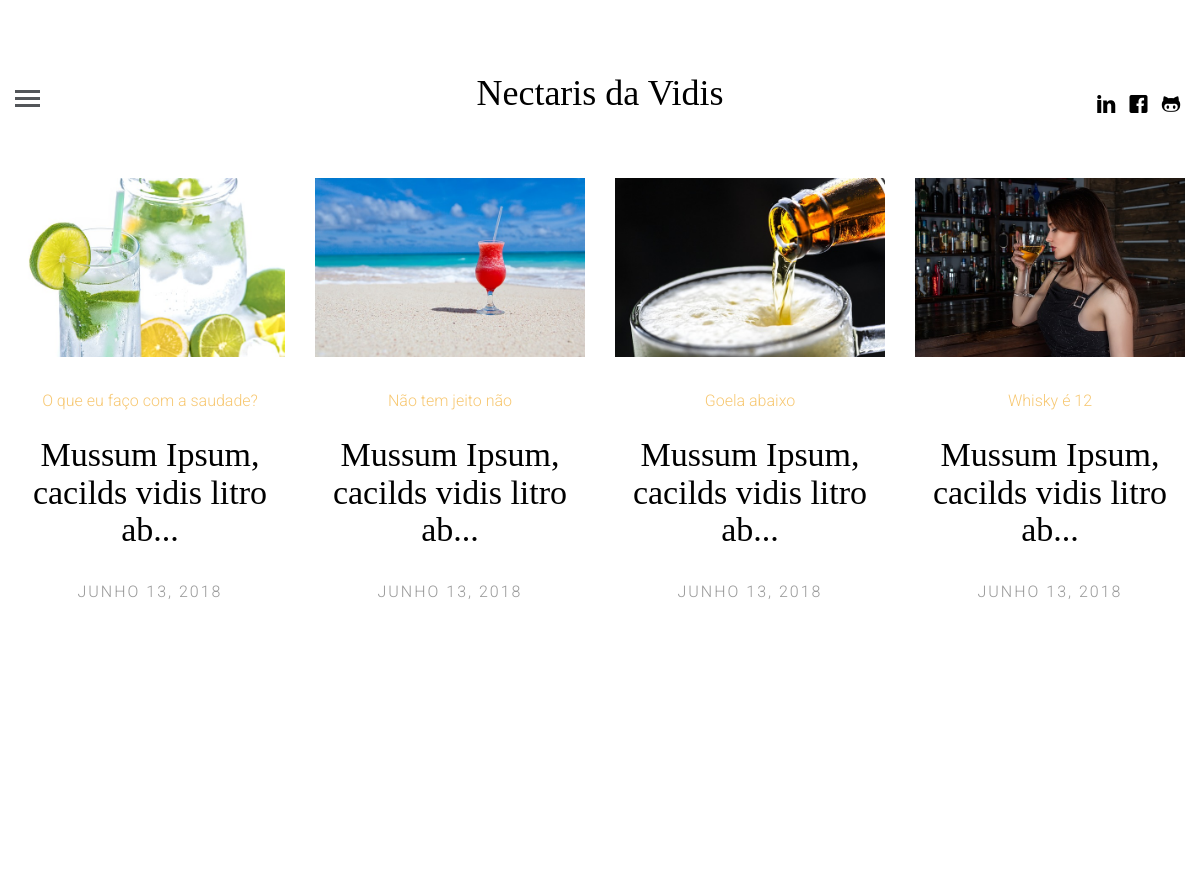
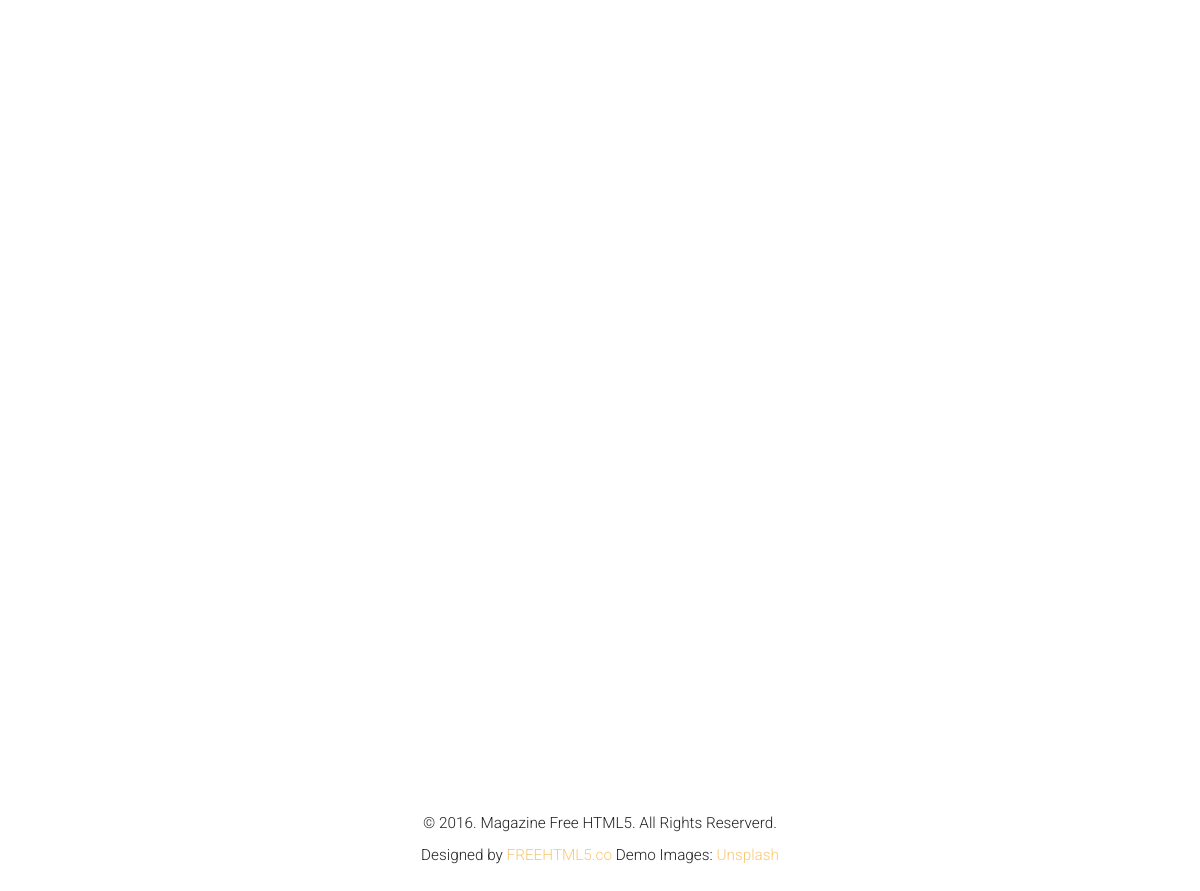
/posts/list, run on the app's committed database (2 pictures, top to bottom).
### posts/models.py (models this page shows, shortened)
class Post(models.Model):
    autor=models.CharField(max_length=30)
    title=models.CharField(max_length=30)
    texto=models.TextField()
    slug=models.CharField(max_length=10,null=True,blank=True)
    pic=models.ImageField(upload_to='posts_pics',null=True,blank=True)
    created_date = models.DateTimeField(default=timezone.now)
    published_date = models.DateTimeField(blank=True, null=True)

### posts/views.py (the view)
# urls.py: path('list', post_list, name='post_list'),
def post_list(request):
    posts = Post.objects.filter(published_date__lte=timezone.now()).order_by('published_date')
    return render(request,'home/index.html',{'posts': posts})

### templates/home/index.html (shortened to what this page needs)
{% load static %}
<!DOCTYPE html>
 <html class="no-js">
	<head>
	<link rel="stylesheet" href="{% static 'css/animate.css' %}">
	<link rel="stylesheet" href="{% static 'css/icomoon.css' %}">
	<link rel="stylesheet" href="{% static 'css/bootstrap.css' %}">
	<link rel="stylesheet" href="{% static 'css/style.css' %}">
	</head>
	<body>
	<header id="fh5co-header">
		<div class="container-fluid">
			<div class="row">
				<a href="#" class="js-fh5co-nav-toggle fh5co-nav-toggle"><i></i></a>
				<ul class="fh5co-social">
				<li><a href="https://www.linkedin.com/in/leandrolemes"><i class="icon-linkedin"></i></a></li>
				<li><a href="https://www.facebook.com/leandrocl2005"><i class="icon-facebook"></i></a></li>
				<li><a href="https://github.com/leandrocl2005"><i class="icon-github"></i></a></li>
				</ul>
				<div class="col-lg-12 col-md-12 text-center">
					<h1 id="fh5co-logo"><a href="index.html">Nectaris da Vidis</a></h1>
				</div>
			</div>
		</div>
	</header>
	<div class="container-fluid">
		<div class="row fh5co-post-entry">
			{% include 'home/content.html' %}
		</div>
	</div>
	<footer id="fh5co-footer">
		<p><small>&copy; 2016. Magazine Free HTML5. All Rights Reserverd. <br> Designed by <a href="http://freehtml5.co" target="_blank">FREEHTML5.co</a>  Demo Images: <a href="http://unsplash.com/" target="_blank">Unsplash</a></small></p>
	</footer>
	</body>
</html>

### templates/home/content.html
{% load static %}
{% for post in posts %}
	<article class="col-lg-3 col-md-3 col-sm-3 col-xs-6 col-xxs-12 animate-box">
		<figure>
			<a href="{% url 'list_post' post.id %}">
				<img src="../media/{{post.pic}}" alt="{{post.slug}}" class="img-responsive">
			</a>
		</figure>
		<span class="fh5co-meta"><a href="{% url 'list_post' post.id %}">{{post.title}}</a></span>
		<h2 class="fh5co-article-title">
			<a href="{% url 'list_post' post.id %}">{{post.texto|truncatechars:40}}</a>
		</h2>
		<span class="fh5co-meta fh5co-date">{{post.published_date|date:'F d, o'}}</span>
	</article>
	{% if forloop.counter|divisibleby:4 %}
        <div class="clearfix visible-lg-block visible-md-block visible-sm-block visible-xs-block"></div>
    {% endif %}
{% endfor %}

### statics/css/icomoon.css (style rules this page uses)
[class^="icon-"], [class*=" icon-"] { font-family: 'icomoon' !important; speak: none; font-style: normal; font-weight: normal; font-variant: normal; text-transform: none; line-height: 1; -webkit-font-smoothing: antialiased; -moz-osx-font-smoothing: grayscale; }
.icon-facebook:before { content: "\ea67"; }
.icon-github:before { content: "\ea6b"; }
.icon-linkedin:before { content: "\ea73"; }

### statics/css/style.css (style rules this page uses)
html { background: #fff; }
body { font-family: "Roboto", arial, sans-serif; font-size: 18px; font-weight: 300; line-height: 1.8; color: #222; background: #fff; }
a { color: #f7c873; -webkit-transition: 0.5s; -o-transition: 0.5s; transition: 0.5s; }
h1, h2, h3, h4, h5, h6 { font-family: "Playfair Display", times, serif; color: #000; }
p { margin-bottom: 30px; }
#fh5co-header { padding: 3em 3em; float: left; width: 100%; }
@media screen and (max-width: 1200px) { #fh5co-header { padding-left: 15px; padding-right: 15px; } }
#fh5co-header .fh5co-nav-toggle { position: absolute; top: 4.2em; left: 3em; z-index: 99; }
@media screen and (max-width: 1200px) { #fh5co-header .fh5co-nav-toggle { top: 4em; left: 15px; } }
#fh5co-header .fh5co-social { position: absolute !important; right: 3em !important; top: 3.2em; z-index: 99; -webkit-transition: 0.5s; -o-transition: 0.5s; transition: 0.5s; }
@media screen and (max-width: 1200px) { #fh5co-header .fh5co-social { right: 15px !important; top: 3.2em; } }
#fh5co-header #fh5co-logo { text-align: center; }
#fh5co-header #fh5co-logo a { color: #000; }
.fh5co-post-entry article { text-align: center; float: left; margin-bottom: 110px; padding-left: 3em; padding-right: 3em; }
@media screen and (max-width: 1200px) { .fh5co-post-entry article { margin-bottom: 80px; padding-left: 15px; padding-right: 15px; } }
.fh5co-post-entry article a img { opacity: 1; -webkit-transition: 0.5s; -o-transition: 0.5s; transition: 0.5s; }
.fh5co-post-entry article figure { margin-bottom: 30px; }
.fh5co-post-entry article h2 { font-family: "Playfair Display", times, serif; font-size: 34px; color: #000; margin-bottom: 30px; }
.fh5co-post-entry article h2 a { color: #000; }
.fh5co-post-entry article .fh5co-meta { font-size: 16px; font-family: "Roboto", arial, sans-serif; color: #999999; margin-bottom: 20px; display: block; }
.fh5co-post-entry article .fh5co-meta.fh5co-date { text-transform: uppercase; letter-spacing: 2px; }
.fh5co-social { padding: 0; margin: 30px 0 0 0; position: relative; }
.fh5co-social li { padding: 0; margin: 0; list-style: none; display: inline; }
.fh5co-social li a { font-size: 20px; padding: 4px; color: #000; }
#fh5co-footer { padding: 3em 0; text-align: center; }
.js .to-animate, .js .to-animate-2, .js .animate-box { opacity: 0; }
.fh5co-nav-toggle { width: 25px; height: 25px; cursor: pointer; text-decoration: none; }
.fh5co-nav-toggle i { position: relative; display: -moz-inline-stack; display: inline-block; zoom: 1; *display: inline; width: 25px; height: 3px; color: #535659; font: bold 14px/.4 Helvetica; text-transform: uppercase; text-indent: -55px; background: #535659; transition: all .2s ease-out; }
.fh5co-nav-toggle i::before, .fh5co-nav-toggle i::after { content: ''; width: 25px; height: 3px; background: #535659; position: absolute; left: 0; -webkit-transition: 0.2s; -o-transition: 0.2s; transition: 0.2s; }
.fh5co-nav-toggle i::before { top: -7px; }
.fh5co-nav-toggle i::after { bottom: -7px; }
.fh5co-nav-toggle { position: absolute; top: 18px; left: 0; z-index: 21; padding: 6px 0 0 0; display: block; margin: 0 auto; display: block; height: 44px; width: 25px; border-bottom: none !important; }

### data on the page
Post: pic (picture), title "O que eu faço com a saudade?", texto "Mussum Ipsum, cacilds vidis litro ab...", published_date "JUNHO 13, 2018"
Post: pic (picture), title "Não tem jeito não", texto "Mussum Ipsum, cacilds vidis litro ab...", published_date "JUNHO 13, 2018"
Post: pic (picture), title "Goela abaixo", texto "Mussum Ipsum, cacilds vidis litro ab...", published_date "JUNHO 13, 2018"
Post: pic (picture), title "Whisky é 12", texto "Mussum Ipsum, cacilds vidis litro ab...", published_date "JUNHO 13, 2018"
